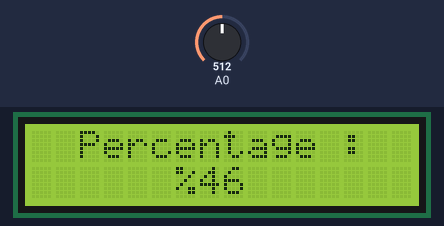
The sketch below on a simulated Arduino Uno, built with avr-gcc and run on an emulated ATmega328P. On the bench: 16×2 character LCD. The inputs (shaded band) are chosen by the test bench; at power-on: A0 = 512. What the sketch prints to the serial monitor is not drawn.

Above: at 1.27 s.
1.3 s: A0 set to 716
At 1.53 s:
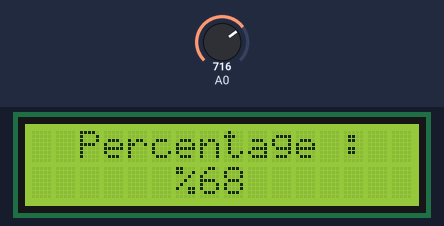
4.3 s: A0 set to 900
At 4.58 s:
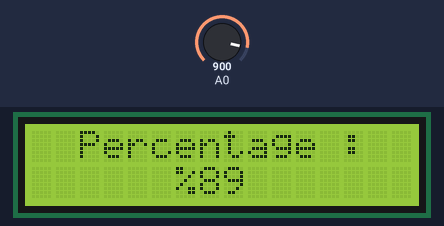
5.8 s: A0 set to 1010
At 6.37 s:
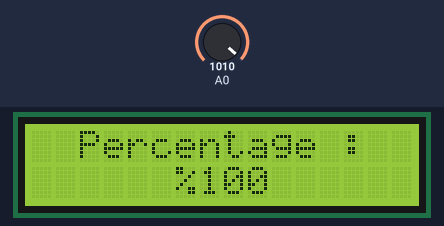
Timing chart, 0 to 8.8 s (numbered marks = the images above; inputs shaded):
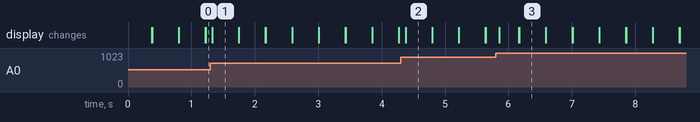

The sketch:

potansiyometrelcd.ino
```cpp
#include <LiquidCrystal.h>

LiquidCrystal lcd (12,11,5,4,3,2);

void setup() {
  pinMode(A0, INPUT);
  lcd.begin(16,2);
  lcd.display();

  Serial.begin(9600);


}

void loop() {
  int analogValue = analogRead (A0);
  Serial.println(analogValue);
  int percentageValue = map(analogValue, 90, 1000, 0, 100);
  Serial.println(analogValue);
  if (analogValue < 90){
    percentageValue = 0;
  }
  else if(analogValue > 1000){
    percentageValue = 100;
  }

  lcd.setCursor(2,0);
  lcd.print("Percentage :");
  lcd.setCursor(6,1);
  lcd.print("%");
  lcd.setCursor(7,1);
  lcd.print(percentageValue);
  delay(100);
  lcd.clear();


}
```

Measured:
- after the input at 1.3 s, the display: changes at once (image 1)
- after the input at 4.3 s, the display: changes after 0.08 s (image 2)
- after the input at 5.8 s, the display: changes after 0.05 s (image 3)
- what the display in image 1 shows lasts 0.4 s, from 1.3 s to 1.7 s
